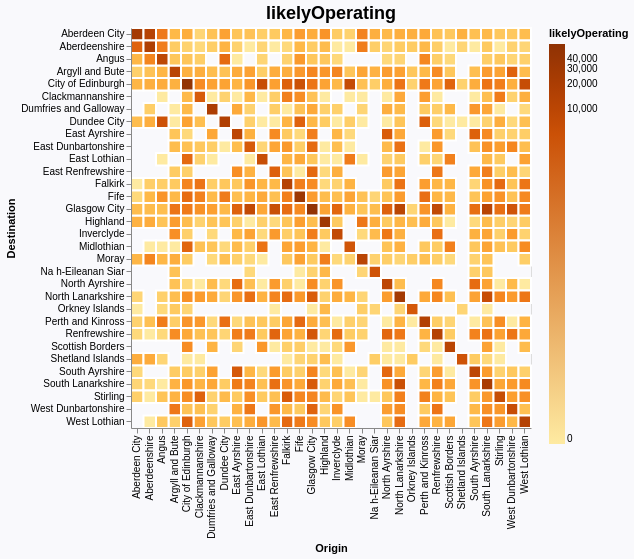

Specify this chart in Vega-Lite:
### Vega-Lite specification from a JSON file in a GitHub repository (floating-point values rounded to 4 significant figures; data arrays with more than 128 entries replaced by an {"elided": "..."} marker saying what was removed)
{"$schema": "https://vega.github.io/schema/vega-lite/v5.json", "config": {"view": {}}, "background": "#f9f9fc", "title": {"text": "likelyOperating", "fontSize": 18}, "width": 400, "height": 400, "data": {"values": {"elided": "802 records"}}, "transform": [{"lookup": "source", "from": {"data": {"values": [{"lad17cd": "S12000005", "lad17nm": "Clackmannanshire", "cx": "291538", "cy": "695953"}, {"lad17cd": "S12000008", "lad17nm": "East Ayrshire", "cx": "253876", "cy": "624467"}, {"lad17cd": "S12000010", "lad17nm": "East Lothian", "cx": "354574", "cy": "671565"}, {"lad17cd": "S12000011", "lad17nm": "East Renfrewshire", "cx": "251243", "cy": "653894"}, {"lad17cd": "S12000013", "lad17nm": "Na h-Eileanan Siar", "cx": "126079", "cy": "925104"}, {"lad17cd": "S12000014", "lad17nm": "Falkirk", "cx": "287614", "cy": "679220"}, {"lad17cd": "S12000006", "lad17nm": "Dumfries and Galloway", "cx": "274463", "cy": "577773"}, {"lad17cd": "S12000015", "lad17nm": "Fife", "cx": "330459", "cy": "705129"}, {"lad17cd": "S12000017", "lad17nm": "Highland", "cx": "241140", "cy": "858171"}, {"lad17cd": "S12000018", "lad17nm": "Inverclyde", "cx": "228525", "cy": "670749"}, {"lad17cd": "S12000019", "lad17nm": "Midlothian", "cx": "329748", "cy": "661150"}, {"lad17cd": "S12000020", "lad17nm": "Moray", "cx": "323513", "cy": "844187"}, {"lad17cd": "S12000021", "lad17nm": "North Ayrshire", "cx": "229194", "cy": "651054"}, {"lad17cd": "S12000023", "lad17nm": "Orkney Islands", "cx": "336664", "cy": "1013618"}, {"lad17cd": "S12000024", "lad17nm": "Perth and Kinross", "cx": "287512", "cy": "743022"}, {"lad17cd": "S12000040", "lad17nm": "West Lothian", "cx": "301455", "cy": "667064"}, {"lad17cd": "S12000026", "lad17nm": "Scottish Borders", "cx": "349818", "cy": "631748"}, {"lad17cd": "S12000027", "lad17nm": "Shetland Islands", "cx": "436220", "cy": "1158484"}, {"lad17cd": "S12000028", "lad17nm": "South Ayrshire", "cx": "229826", "cy": "601763"}, {"lad17cd": "S12000038", "lad17nm": "Renfrewshire", "cx": "240948", "cy": "664304"}, {"lad17cd": "S12000039", "lad17nm": "West Dunbartonshire", "cx": "243650", "cy": "680064"}, {"lad17cd": "S12000029", "lad17nm": "South Lanarkshire", "cx": "285631", "cy": "637701"}, {"lad17cd": "S12000030", "lad17nm": "Stirling", "cx": "255534", "cy": "707548"}, {"lad17cd": "S12000033", "lad17nm": "Aberdeen City", "cx": "389618", "cy": "807854"}, {"lad17cd": "S12000034", "lad17nm": "Aberdeenshire", "cx": "361564", "cy": "817234"}, {"lad17cd": "S12000035", "lad17nm": "Argyll and Bute", "cx": "199951", "cy": "692400"}, {"lad17cd": "S12000036", "lad17nm": "City of Edinburgh", "cx": "319752", "cy": "670857"}, {"lad17cd": "S12000041", "lad17nm": "Angus", "cx": "343195", "cy": "759046"}, {"lad17cd": "S12000042", "lad17nm": "Dundee City", "cx": "340844", "cy": "732132"}, {"lad17cd": "S12000044", "lad17nm": "North Lanarkshire", "cx": "277459", "cy": "666649"}, {"lad17cd": "S12000045", "lad17nm": "East Dunbartonshire", "cx": "260184", "cy": "675970"}, {"lad17cd": "S12000046", "lad17nm": "Glasgow City", "cx": "259332", "cy": "667323"}]}, "key": "lad17cd", "fields": ["lad17nm"]}, "as": ["srcName"]}, {"lookup": "dest", "from": {"data": {"values": [{"lad17cd": "S12000005", "lad17nm": "Clackmannanshire", "cx": "291538", "cy": "695953"}, {"lad17cd": "S12000008", "lad17nm": "East Ayrshire", "cx": "253876", "cy": "624467"}, {"lad17cd": "S12000010", "lad17nm": "East Lothian", "cx": "354574", "cy": "671565"}, {"lad17cd": "S12000011", "lad17nm": "East Renfrewshire", "cx": "251243", "cy": "653894"}, {"lad17cd": "S12000013", "lad17nm": "Na h-Eileanan Siar", "cx": "126079", "cy": "925104"}, {"lad17cd": "S12000014", "lad17nm": "Falkirk", "cx": "287614", "cy": "679220"}, {"lad17cd": "S12000006", "lad17nm": "Dumfries and Galloway", "cx": "274463", "cy": "577773"}, {"lad17cd": "S12000015", "lad17nm": "Fife", "cx": "330459", "cy": "705129"}, {"lad17cd": "S12000017", "lad17nm": "Highland", "cx": "241140", "cy": "858171"}, {"lad17cd": "S12000018", "lad17nm": "Inverclyde", "cx": "228525", "cy": "670749"}, {"lad17cd": "S12000019", "lad17nm": "Midlothian", "cx": "329748", "cy": "661150"}, {"lad17cd": "S12000020", "lad17nm": "Moray", "cx": "323513", "cy": "844187"}, {"lad17cd": "S12000021", "lad17nm": "North Ayrshire", "cx": "229194", "cy": "651054"}, {"lad17cd": "S12000023", "lad17nm": "Orkney Islands", "cx": "336664", "cy": "1013618"}, {"lad17cd": "S12000024", "lad17nm": "Perth and Kinross", "cx": "287512", "cy": "743022"}, {"lad17cd": "S12000040", "lad17nm": "West Lothian", "cx": "301455", "cy": "667064"}, {"lad17cd": "S12000026", "lad17nm": "Scottish Borders", "cx": "349818", "cy": "631748"}, {"lad17cd": "S12000027", "lad17nm": "Shetland Islands", "cx": "436220", "cy": "1158484"}, {"lad17cd": "S12000028", "lad17nm": "South Ayrshire", "cx": "229826", "cy": "601763"}, {"lad17cd": "S12000038", "lad17nm": "Renfrewshire", "cx": "240948", "cy": "664304"}, {"lad17cd": "S12000039", "lad17nm": "West Dunbartonshire", "cx": "243650", "cy": "680064"}, {"lad17cd": "S12000029", "lad17nm": "South Lanarkshire", "cx": "285631", "cy": "637701"}, {"lad17cd": "S12000030", "lad17nm": "Stirling", "cx": "255534", "cy": "707548"}, {"lad17cd": "S12000033", "lad17nm": "Aberdeen City", "cx": "389618", "cy": "807854"}, {"lad17cd": "S12000034", "lad17nm": "Aberdeenshire", "cx": "361564", "cy": "817234"}, {"lad17cd": "S12000035", "lad17nm": "Argyll and Bute", "cx": "199951", "cy": "692400"}, {"lad17cd": "S12000036", "lad17nm": "City of Edinburgh", "cx": "319752", "cy": "670857"}, {"lad17cd": "S12000041", "lad17nm": "Angus", "cx": "343195", "cy": "759046"}, {"lad17cd": "S12000042", "lad17nm": "Dundee City", "cx": "340844", "cy": "732132"}, {"lad17cd": "S12000044", "lad17nm": "North Lanarkshire", "cx": "277459", "cy": "666649"}, {"lad17cd": "S12000045", "lad17nm": "East Dunbartonshire", "cx": "260184", "cy": "675970"}, {"lad17cd": "S12000046", "lad17nm": "Glasgow City", "cx": "259332", "cy": "667323"}]}, "key": "lad17cd", "fields": ["lad17nm"]}, "as": ["dstName"]}], "encoding": {"x": {"field": "srcName", "type": "ordinal", "title": "Origin"}, "y": {"field": "dstName", "type": "ordinal", "title": "Destination"}, "color": {"field": "likelyOperating", "type": "quantitative", "scale": {"type": "symlog", "domain": [0, 60000], "scheme": "yelloworangebrown"}, "legend": {"tickCount": 5, "gradientLength": 400}}, "tooltip": [{"field": "srcName", "type": "nominal", "title": "origin"}, {"field": "dstName", "type": "nominal", "title": "destination"}, {"field": "likelyOperating", "type": "nominal"}]}, "mark": {"type": "rect", "stroke": "white", "strokeWidth": 2}}
